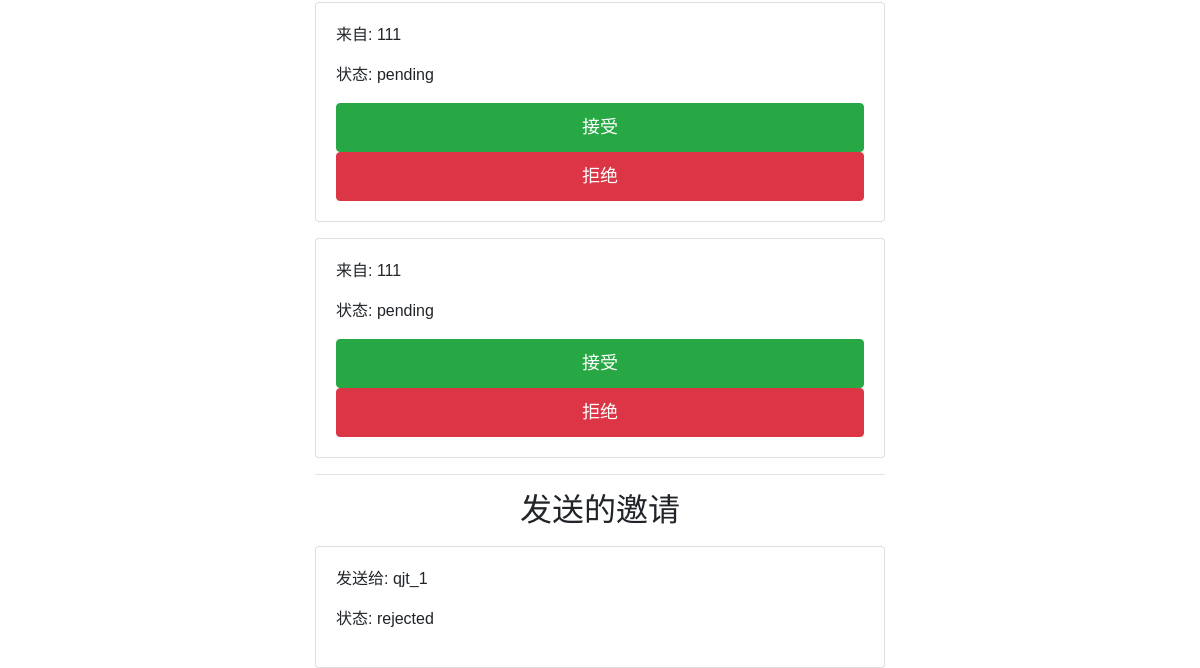
The page /invitations (signed in, lower part) on the database as committed earlier.
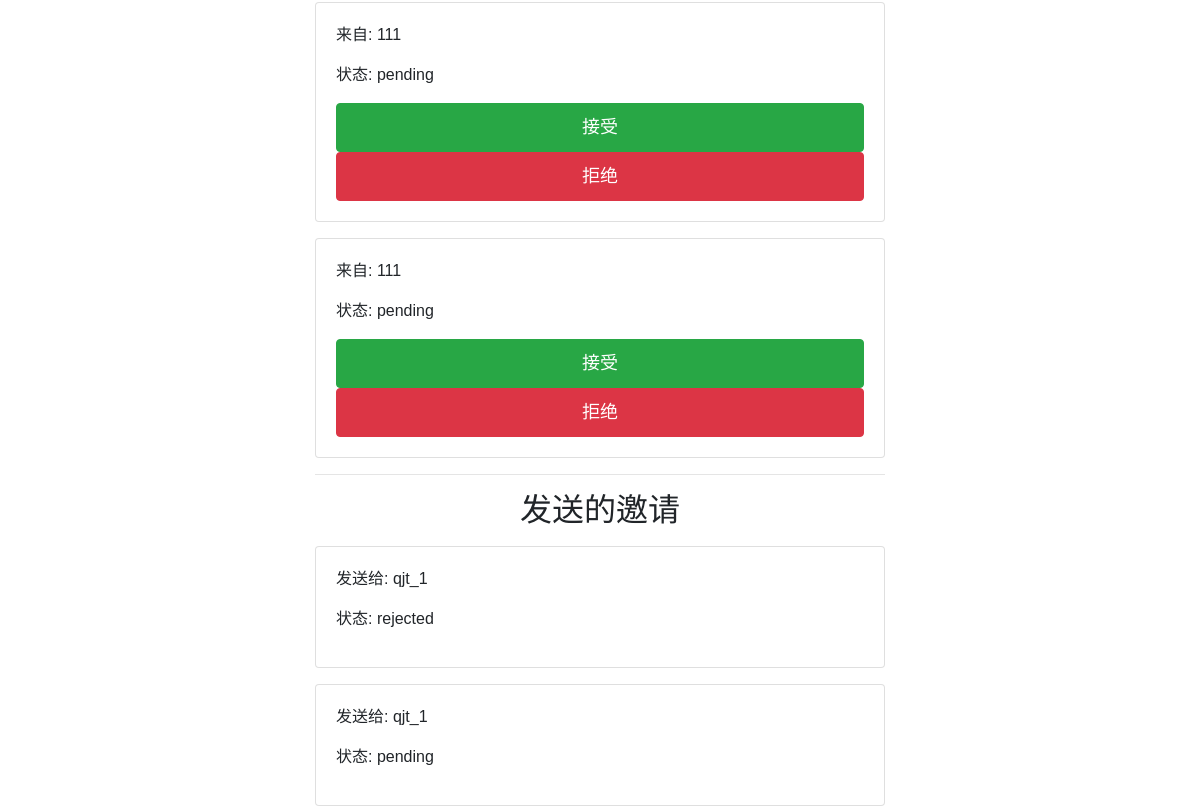
The same page on the database as committed later.
### demo/models.py (models this page shows)
class Invitation(db.Model):
    id = db.Column(db.Integer, primary_key=True)
    sender_id = db.Column(db.Integer, db.ForeignKey('user.id'), nullable=False)
    receiver_id = db.Column(db.Integer, db.ForeignKey('user.id'), nullable=False)
    status = db.Column(db.String(20), nullable=False, default='pending')
    sender = db.relationship('User', foreign_keys=[sender_id], backref='sent_invitations')
    receiver = db.relationship('User', foreign_keys=[receiver_id], backref='received_invitations')

class User(db.Model):
    id = db.Column(db.Integer, primary_key=True)
    username = db.Column(db.String(80), unique=True, nullable=False)
    password = db.Column(db.String(80), nullable=False)
    age = db.Column(db.Integer, nullable=False)
    gender = db.Column(db.String(10), nullable=False)
    location = db.Column(db.String(120), nullable=False)
    budget = db.Column(db.String(120), nullable=False)
    interests = db.Column(db.String(500), nullable=False)
    companion_requirements = db.Column(db.String(120))  # 新增字段

### demo/app.py (the view)
@app.route('/invitations')
def invitations():
    user_id = session['user_id']
    received_invitations = Invitation.query.filter_by(receiver_id=user_id).all()
    sent_invitations = Invitation.query.filter_by(sender_id=user_id).all()
    return render_template('invitations.html', received_invitations=received_invitations, sent_invitations=sent_invitations)

### demo/templates/invitations.html (shortened to what this page needs)
{% extends "base.html" %}
{% block content %}
{% for invitation in received_invitations %}
    <div class="card mt-3">
        <div class="card-body">
            <p>来自: {{ invitation.sender.username }}</p>
            <p>状态: {{ invitation.status }}</p>
            <form action="/respond_invitation/{{ invitation.id }}/accepted" method="POST" style="display: inline;">
                <button type="submit" class="btn btn-success">接受</button>
            </form>
            <form action="/respond_invitation/{{ invitation.id }}/declined" method="POST" style="display: inline;">
                <button type="submit" class="btn btn-danger">拒绝</button>
            </form>
        </div>
    </div>
{% endfor %}
<hr>
<h2 class="text-center">发送的邀请</h2>
{% for invitation in sent_invitations %}
    <div class="card mt-3">
        <div class="card-body">
            <p>发送给: {{ invitation.receiver.username }}</p>
            <p>状态: {{ invitation.status }}</p>
        </div>
    </div>
{% endfor %}
{% endblock %}

### demo/templates/base.html (shortened to what this page needs)
<!DOCTYPE html>
<html lang="en">
<head>
    <link rel="stylesheet" href="https://stackpath.bootstrapcdn.com/bootstrap/4.5.2/css/bootstrap.min.css">
    <link rel="stylesheet" href="{{ url_for('static', filename='css/styles.css') }}">
</head>
<body>
    <div class="container mt-4">
        {% block content %}{% endblock %}
    </div>
</body>
</html>

### demo/static/css/styles.css (style rules this page uses)
body { font-family: Arial, sans-serif; }
.container { max-width: 600px; margin-top: 50px; }
.btn { width: 100%; padding: 10px; font-size: 18px; }

Rows that differ between the two databases and show on the page:
added Invitation: receiver.username "qjt_1", status "pending", shown under "发送的邀请"
